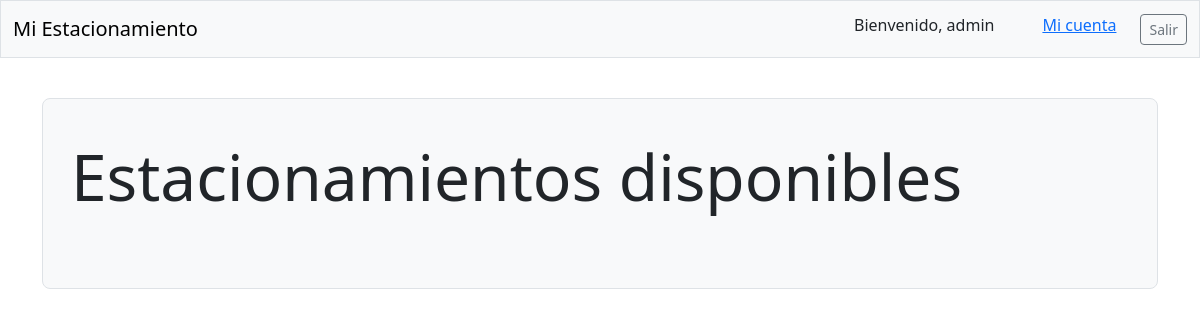
The app's page / (signed in), older data.
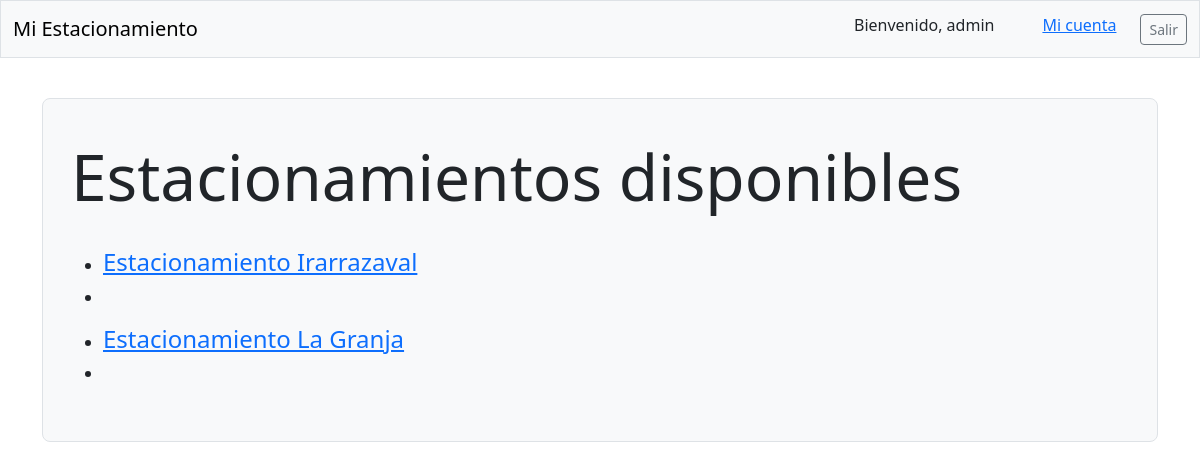
The same page, newer data.
### mi_est_app/models.py (models this page shows, shortened)
class EnArriendo(models.Model):
    titulo = models.CharField(max_length=128)
    precio = models.CharField(max_length=100)
    fecha = models.DateTimeField(auto_now_add=True)
    tipo = models.CharField(max_length=128)
    desc = models.TextField()
    ancho = models.CharField(max_length=100)
    largo = models.CharField(max_length=100)
    owner = models.ForeignKey(User, on_delete=models.CASCADE)

### mi_est_app/views.py (the view)
# urls.py: path('', views.index, name='index'),
def index(request):
    estacionamientos = EnArriendo.objects.all()
    return render(request, 'mi_est_app/index.html', {'estacionamientos': estacionamientos})

### mi_est_app/templates/mi_est_app/index.html (shortened to what this page needs)
{% extends 'mi_est_app/base.html' %}
{% block content %}
{% if user.is_authenticated %}
    <div class="p-3 mb-4 bg-light border rounded-3">
        <div class="container-fluid py-4">
            <h2 class="display-3">Estacionamientos disponibles</h2>
            <br>
            <div>
                {% for est in estacionamientos %}
                <ul>
                    <li><h4><a href="{% url 'mi_est_app:ver_estacionamiento' est.id %}">{{ est.titulo }}</a></h4></li>
                    <li>{{ est.precio }}</li>
                </ul>
                {% endfor %}
            </div>
        </div>
    </div>
{% endif %}
{% endblock content %}

Row changes from the older to the newer data that the page shows:
added EnArriendo: titulo "Estacionamiento Irarrazaval"
added EnArriendo: titulo "Estacionamiento La Granja"
